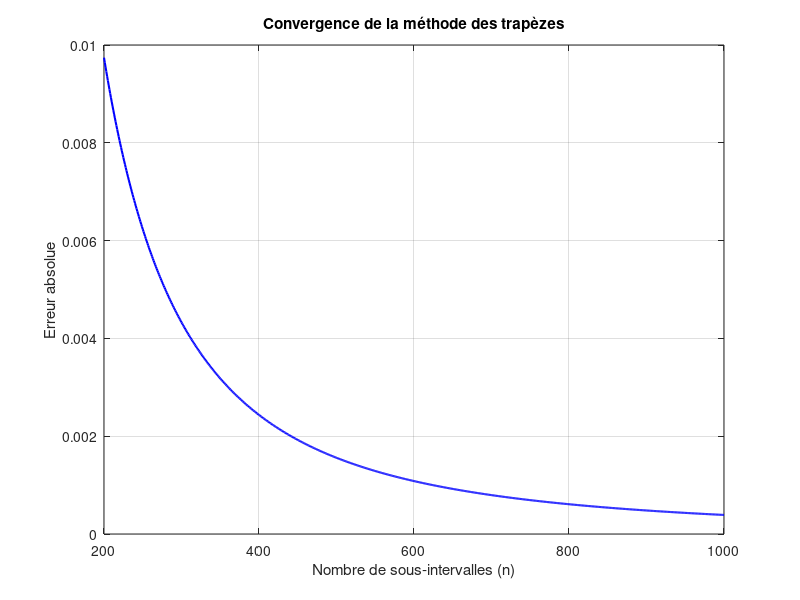

Reproduce this figure in MATLAB.
% Paramètres d'intégration
a = 0;            % Borne inférieure
b = 2*pi;       % Borne supérieure

% Définition de la fonction
f = @(x) x.^3 - 2*sin(x) + 1;

% Valeur exacte pour le calcul de l'erreur
I_exact = 4*pi^4 + 2*pi;

% Plage de valeurs de n
n_values = 200:1:1000;       % De 200 à 1000 par pas de 1
erreur = zeros(size(n_values));  % Initialisation du vecteur d'erreur

% Boucle sur chaque valeur de n
for i = 1:length(n_values)
    n = n_values(i);
    h = (b - a)/n;
    x = a:h:b;
    
    % Application de la méthode des trapèzes
    sum_terms = 2 * sum(f(x(2:end-1)));
    I_trapeze = (h/2) * (f(a) + sum_terms + f(b));
    
    % Calcul de l'erreur absolue
    erreur(i) = abs(I_trapeze - I_exact);
end

% Tracé de l'erreur en fonction de n
figure;
plot(n_values, erreur, 'b-', 'LineWidth', 1.5);
xlabel('Nombre de sous-intervalles (n)');
ylabel('Erreur absolue');
title('Convergence de la méthode des trapèzes');
grid on;